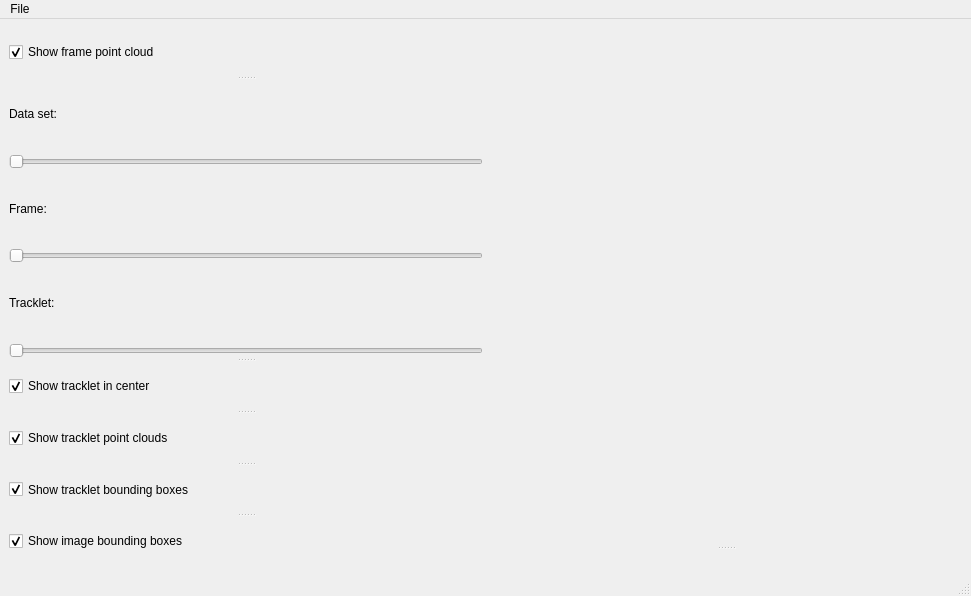
<?xml version="1.0" encoding="UTF-8"?>
<ui version="4.0">
 <class>KittiVisualizerQt</class>
 <widget class="QMainWindow" name="KittiVisualizerQt">
  <property name="geometry">
   <rect>
    <x>0</x>
    <y>0</y>
    <width>971</width>
    <height>596</height>
   </rect>
  </property>
  <property name="minimumSize">
   <size>
    <width>0</width>
    <height>0</height>
   </size>
  </property>
  <property name="maximumSize">
   <size>
    <width>5000</width>
    <height>5000</height>
   </size>
  </property>
  <property name="windowTitle">
   <string>PCLViewer</string>
  </property>
  <widget class="QWidget" name="centralwidget">
   <property name="sizePolicy">
    <sizepolicy hsizetype="Expanding" vsizetype="Expanding">
     <horstretch>0</horstretch>
     <verstretch>0</verstretch>
    </sizepolicy>
   </property>
   <layout class="QHBoxLayout" name="horizontalLayout_2">
    <item>
     <widget class="QSplitter" name="splitter_2">
      <property name="orientation">
       <enum>Qt::Vertical</enum>
      </property>
      <widget class="QCheckBox" name="checkBox_showFramePointCloud">
       <property name="enabled">
        <bool>true</bool>
       </property>
       <property name="text">
        <string>Show frame point cloud</string>
       </property>
       <property name="checked">
        <bool>true</bool>
       </property>
      </widget>
      <widget class="QWidget" name="layoutWidget">
       <layout class="QVBoxLayout" name="verticalLayout_sliders">
        <item>
         <layout class="QVBoxLayout" name="verticalLayout_dataSet">
          <item>
           <widget class="QLabel" name="label_dataSet">
            <property name="text">
             <string>Data set:</string>
            </property>
           </widget>
          </item>
          <item>
           <widget class="QSlider" name="slider_dataSet">
            <property name="orientation">
             <enum>Qt::Horizontal</enum>
            </property>
           </widget>
          </item>
         </layout>
        </item>
        <item>
         <layout class="QVBoxLayout" name="verticalLayout_frame">
          <item>
           <widget class="QLabel" name="label_frame">
            <property name="text">
             <string>Frame:</string>
            </property>
           </widget>
          </item>
          <item>
           <widget class="QSlider" name="slider_frame">
            <property name="orientation">
             <enum>Qt::Horizontal</enum>
            </property>
           </widget>
          </item>
         </layout>
        </item>
        <item>
         <layout class="QVBoxLayout" name="verticalLayout_tracklet">
          <item>
           <widget class="QLabel" name="label_tracklet">
            <property name="text">
             <string>Tracklet:</string>
            </property>
           </widget>
          </item>
          <item>
           <widget class="QSlider" name="slider_tracklet">
            <property name="orientation">
             <enum>Qt::Horizontal</enum>
            </property>
           </widget>
          </item>
         </layout>
        </item>
       </layout>
      </widget>
      <widget class="QCheckBox" name="checkBox_showTrackletInCenter">
       <property name="text">
        <string>Show tracklet in center</string>
       </property>
       <property name="checked">
        <bool>true</bool>
       </property>
      </widget>
      <widget class="QCheckBox" name="checkBox_showTrackletPointClouds">
       <property name="text">
        <string>Show tracklet point clouds</string>
       </property>
       <property name="checked">
        <bool>true</bool>
       </property>
      </widget>
      <widget class="QCheckBox" name="checkBox_showTrackletBoundingBoxes">
       <property name="text">
        <string>Show tracklet bounding boxes</string>
       </property>
       <property name="checked">
        <bool>true</bool>
       </property>
      </widget>
      <widget class="QCheckBox" name="checkBox_showBBImage">
       <property name="text">
        <string>Show image bounding boxes</string>
       </property>
       <property name="checked">
        <bool>true</bool>
       </property>
      </widget>
     </widget>
    </item>
    <item>
     <widget class="QSplitter" name="splitter">
      <property name="orientation">
       <enum>Qt::Vertical</enum>
      </property>
      <widget class="QVTKWidget" name="qvtkWidget_pclViewer" native="true">
       <property name="sizePolicy">
        <sizepolicy hsizetype="Expanding" vsizetype="Expanding">
         <horstretch>0</horstretch>
         <verstretch>0</verstretch>
        </sizepolicy>
       </property>
       <property name="minimumSize">
        <size>
         <width>0</width>
         <height>500</height>
        </size>
       </property>
      </widget>
      <widget class="QLabel" name="label">
       <property name="sizePolicy">
        <sizepolicy hsizetype="Expanding" vsizetype="Expanding">
         <horstretch>0</horstretch>
         <verstretch>0</verstretch>
        </sizepolicy>
       </property>
       <property name="text">
        <string/>
       </property>
      </widget>
     </widget>
    </item>
   </layout>
  </widget>
  <widget class="QStatusBar" name="statusBar"/>
  <widget class="QMenuBar" name="menuBar">
   <property name="geometry">
    <rect>
     <x>0</x>
     <y>0</y>
     <width>971</width>
     <height>28</height>
    </rect>
   </property>
   <widget class="QMenu" name="menuFile">
    <property name="title">
     <string>File</string>
    </property>
    <addaction name="actionExit"/>
   </widget>
   <addaction name="menuFile"/>
  </widget>
  <action name="actionExit">
   <property name="text">
    <string>Exit</string>
   </property>
   <property name="shortcut">
    <string>Ctrl+Q</string>
   </property>
  </action>
 </widget>
 <customwidgets>
  <customwidget>
   <class>QVTKWidget</class>
   <extends>QWidget</extends>
   <header>QVTKWidget.h</header>
  </customwidget>
 </customwidgets>
 <tabstops>
  <tabstop>slider_dataSet</tabstop>
  <tabstop>slider_frame</tabstop>
  <tabstop>slider_tracklet</tabstop>
 </tabstops>
 <resources/>
 <connections/>
</ui>
